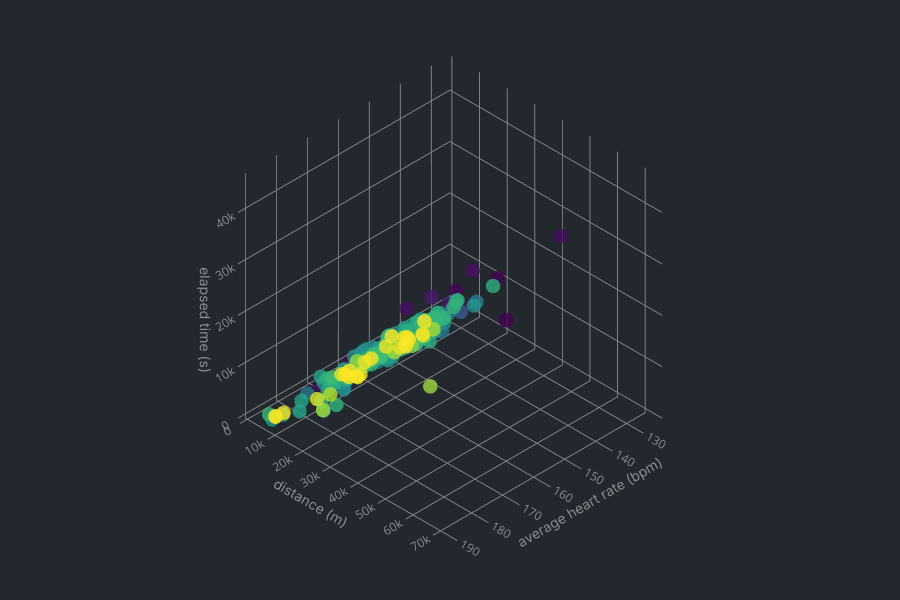

The notebook cell this image was saved under:
### Markdown cell above
Let's plot 3 variables against each other as the 3D space will allow us to easily visualise the correlations.

### Code cell
athletes = data["athlete"].unique()
athlete_idx = 6

my_scatter(x=data.loc[data["athlete"] == athletes[athlete_idx]]["average heart rate (bpm)"],
           y=data.loc[data["athlete"] == athletes[athlete_idx]]["distance (m)"],
           z=data.loc[data["athlete"] == athletes[athlete_idx]]["elapsed time (s)"],
           c=data.loc[data["athlete"] == athletes[athlete_idx]]["time ago (s)"],
           height=600)

### Figure 1 — Plotly figure (JSON) as saved in the notebook; plotly's stock layout.template omitted (floating-point values rounded to 4 significant figures; data arrays with more than 128 entries replaced by an {"elided": "..."} marker saying what was removed)
{"data": [{"marker": {"color": {"elided": "236 int values"}, "colorscale": [[0, "#440154"], [0.1111, "#482878"], [0.2222, "#3e4989"], [0.3333, "#31688e"], [0.4444, "#26828e"], [0.5556, "#1f9e89"], [0.6667, "#35b779"], [0.7778, "#6ece58"], [0.8889, "#b5de2b"], [1, "#fde725"]], "opacity": 0.8, "size": 5}, "mode": "markers", "type": "scatter3d", "x": {"elided": "236 float values"}, "y": {"elided": "236 float values"}, "z": {"elided": "236 int values"}}], "layout": {"autosize": false, "font": {"color": "#8b8d90"}, "height": 600, "margin": {"b": 0, "l": 0, "r": 0, "t": 0}, "paper_bgcolor": "#23272e", "scene": {"aspectratio": {"x": 1, "y": 1, "z": 1}, "camera": {"projection": {"type": "orthographic"}}, "xaxis": {"backgroundcolor": "#23272e", "gridcolor": "#8b8d90", "showbackground": true, "title": {"font": {"family": "Inter"}, "text": "average heart rate (bpm)"}, "zerolinecolor": "#8b8d90"}, "yaxis": {"backgroundcolor": "#23272e", "gridcolor": "#8b8d90", "showbackground": true, "title": {"font": {"family": "Inter"}, "text": "distance (m)"}, "zerolinecolor": "#8b8d90"}, "zaxis": {"backgroundcolor": "#23272e", "gridcolor": "#8b8d90", "showbackground": true, "title": {"font": {"family": "Inter"}, "text": "elapsed time (s)"}, "zerolinecolor": "#8b8d90"}}}}
